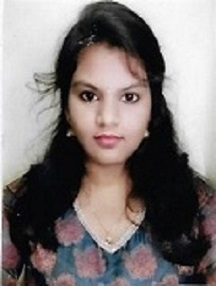
%> input picture DSIP-Final Project/DSIP Project/Photo.jpg, 216 x 286 px
$ octave Trial.m   (GNU Octave 9; MATLAB toolbox functions it lacks are replaced by stand-ins)
%> lines starting %> are read from the running program, lines starting %| are printed output that depends on the picture; in (x1, y1, x2, y2) boxes, pixels count from 0 and x2, y2 are one past the last pixel; in counts of white or black regions, pixels touching at a corner belong together; the program's own positions count from 1
tic
clc
clear all
close all
warning off

% c=webcam;
% x=c.snapshot;

x=imread('Photo.jpg');
%> x is the input picture: size 286x216x3 uint8; mean R, G, B 126.4, 118.8, 117.9
imshow(x);
clear c;
a=rgb2gray(x);
% subplot(1,3,1);
imshow(x);
title('Original Image');

% subplot(1,3,2);
w=edge(a,'canny');
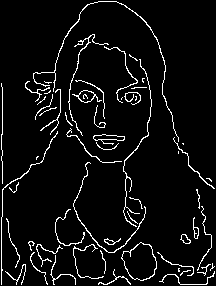
%> w: size 286x216 logical; 5.8% white in thin lines or dots
imshow(w);
title('Canny Operation');

b=im2double(w);
%> b: size 286x216 double; values 0 (black) and 1 (white), 5.8% white in thin lines or dots

[m,n] = size(b);
%> m = 286; n = 216
A = 2;
c = zeros(m,n);
for i = 2:m-1
    for j = 2:n-1
        c(i,j) = 1/9*(b(i-1,j-1) + b(i-1,j) + b(i-1,j+1) + b(i,j-1) + b(i,j) + b(i,j+1) + b(i+1,j-1) + b(i+1,j) + b(i+1,j+1));
        f(i,j) = b(i,j) - c(i,j);
        g(i,j) = (A - 1)*b(i,j) + f(i,j);

        Gx1 = b(i-1,j-1) - b(i,j);
        Gy1 = b(i-1,j) - b(i,j-1);
        h(i,j) = sqrt(Gx1.^2 + Gy1.^2);

        Gx2 = (b(i+1,j-1) + b(i+1,j) + b(i+1,j+1)) - (b(i-1,j-1) + b(i-1,j) + b(i-1,j+1));
        Gy2 = (b(i-1,j+1) + b(i,j+1) + b(i+1,j+1)) - (b(i-1,j-1) + b(i,j-1) + b(i+1,j-1));
        k(i,j) = sqrt(Gx2.^2 + Gy2.^2);

        Gx3 = (b(i+1,j-1) + 2*b(i+1,j) + b(i+1,j+1)) - (b(i-1,j-1) + 2*b(i-1,j) + b(i-1,j+1));
        Gy3 = (b(i-1,j+1) + 2*b(i,j+1) + b(i+1,j+1)) - (b(i-1,j-1) + 2*b(i,j-1) + b(i+1,j-1));
        l(i,j) = sqrt(Gx3.^2 + Gy3.^2);
    end
end
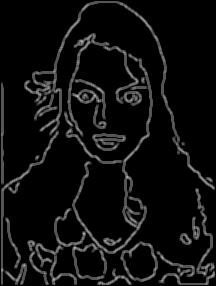
%> c: size 286x216 double; min 0, max 0.778, mean 0.0569
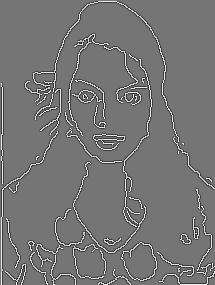
%> f: size 285x215 double; min -0.667, max 0.778, mean 0.000858; drawn with min black and max white
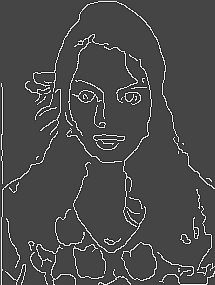
%> g: size 285x215 double; min -0.667, max 1.78, mean 0.0591; drawn with min black and max white
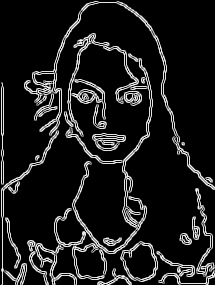
%> l: size 285x215 double; min 0, max 4.47, mean 0.489; drawn with min black and max white

%Input Image

A=imread('Photo.jpg');

% A=c.snapshot;

%Preallocate the matrices with zeros
I=zeros(size(A));


%Filter Masks
F1=[-1 0 1;-2 0 2; -1 0 1];
F2=[-1 -2 -1;0 0 0; 1 2 1];

A=double(A);


for i=1:size(A,1)-2
    for j=1:size(A,2)-2
        %Gradient operations
        Gx=sum(sum(F1.*A(i:i+2,j:j+2)));
        Gy=sum(sum(F2.*A(i:i+2,j:j+2)));

        %Magnitude of vector
         I(i+1,j+1)=sqrt(Gx.^2+Gy.^2);

    end
end

% figure(8),imshow('Photo.jpg');

figure(8),imshow('Photo.jpg');

I=uint8(I);
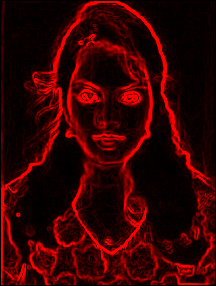
%> I: size 286x216x3 uint8; mean R, G, B 53.3, 0, 0
figure(7),imshow(I);
title('Sobel filtered Image');

figure(1),imshow(c);
title('low pass filtered image');

figure(2),imshow(f);
title('high pass filtered image');

figure(3),imshow(g);
title('High Boost Image');

figure(4),imshow(h);
title('Roberts Derivative Filter');

figure(5),imshow(k);
%> after `imshow(k)`:
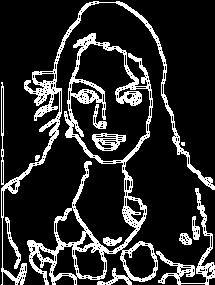
%> displayed picture: size 285x215, on the screen's scale of 0 to 255; 16.8% white; 11 white regions (1 under 20 px), largest, box (x1, y1, x2, y2) and area: (27, 33, 158, 285) 5357, (1, 1, 215, 285) 3022, (156, 188, 215, 285) 899
title('Prewitt Derivative Filter');

figure(6),imshow(l);
title('Sobel Derivative Filter');

toc

$ run again, with DSIP-Final Project/DSIP Project/Tulips.jpg copied over DSIP-Final Project/DSIP Project/Photo.jpg
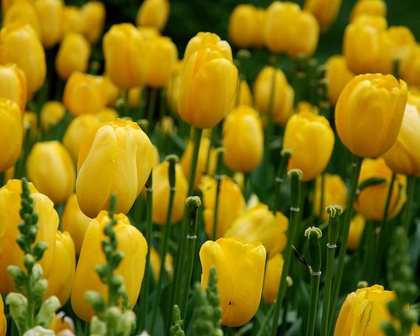
%> input picture DSIP-Final Project/DSIP Project/Tulips.jpg, 420 x 336 px, shrunk from 600 x 480 before the run
%> x is the input picture: size 336x420x3 uint8; mean R, G, B 131.6, 115, 14.3
%> w: size 336x420 logical; 7.2% white in thin lines or dots
%> b: size 336x420 double; values 0 (black) and 1 (white), 7.2% white in thin lines or dots
%> after the loop `for i = 2:m-1`:
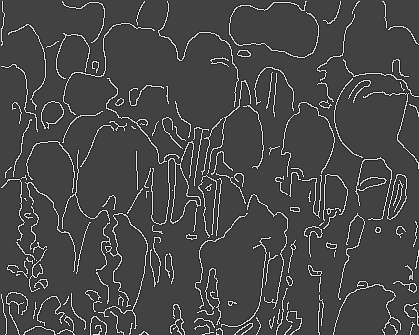
%> g: size 335x419 double; min -0.667, max 1.89, mean 0.0727; drawn with min black and max white
%> `imshow(k)`:
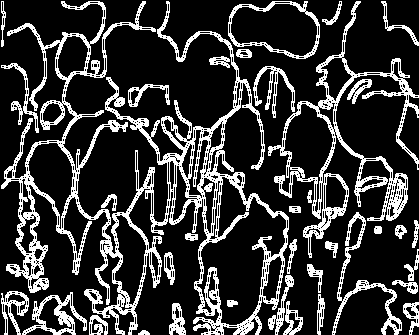
%> displayed picture: size 335x419, on the screen's scale of 0 to 255; 21.1% white; 36 white regions, largest, box (x1, y1, x2, y2) and area: (1, 1, 289, 335) 16081, (268, 1, 419, 258) 5024, (332, 212, 402, 335) 1128

$ run again, with DSIP-Final Project/DSIP Project/beach.jpg copied over DSIP-Final Project/DSIP Project/Photo.jpg
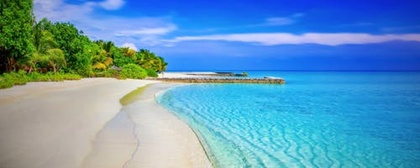
%> input picture DSIP-Final Project/DSIP Project/beach.jpg, 420 x 168 px, shrunk from 500 x 200 before the run
%> x is the input picture: size 168x420x3 uint8; mean R, G, B 97.6, 152.5, 187.6
%> w: size 168x420 logical; 7.4% white in thin lines or dots
%> b: size 168x420 double; values 0 (black) and 1 (white), 7.4% white in thin lines or dots
%> after the loop `for i = 2:m-1`:
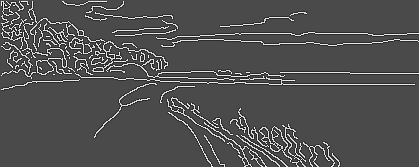
%> g: size 167x419 double; min -0.778, max 1.89, mean 0.0752; drawn with min black and max white
%> `imshow(k)`:
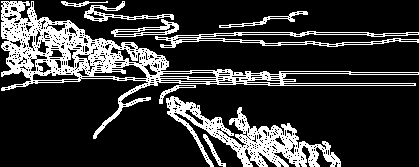
%> displayed picture: size 167x419, on the screen's scale of 0 to 255; 20.5% white; 9 white regions, largest, box (x1, y1, x2, y2) and area: (1, 1, 419, 139) 7758, (166, 96, 341, 167) 3834, (155, 31, 419, 48) 1253
